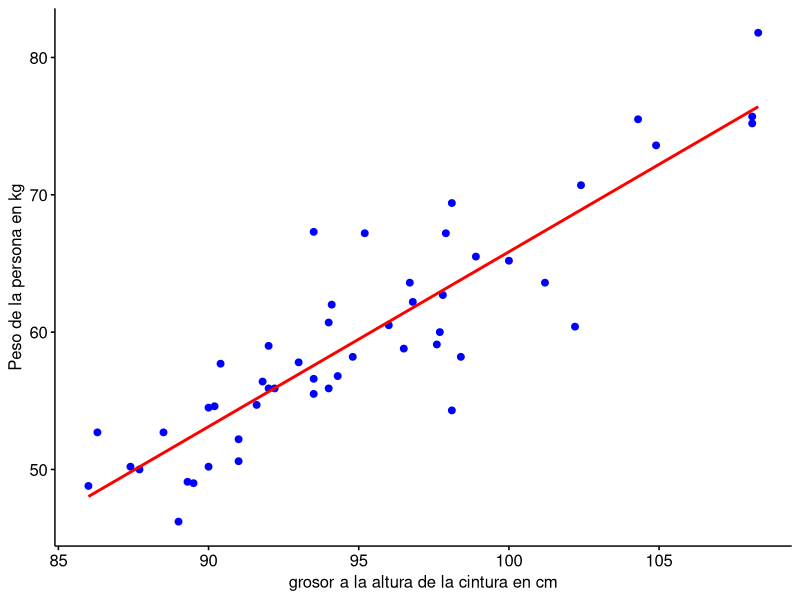
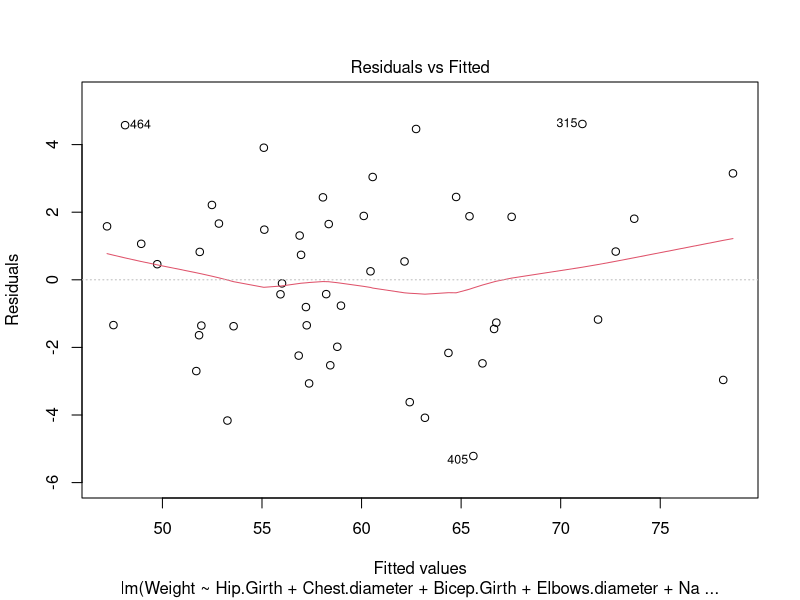
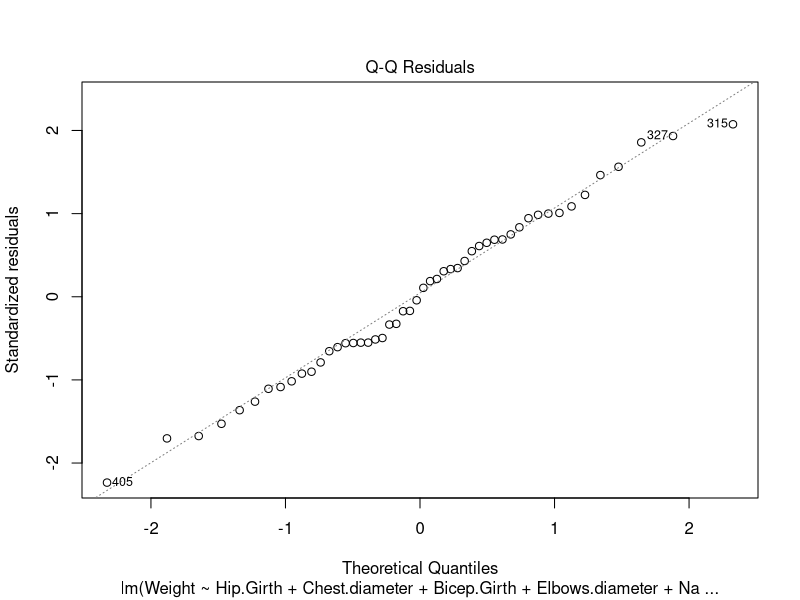
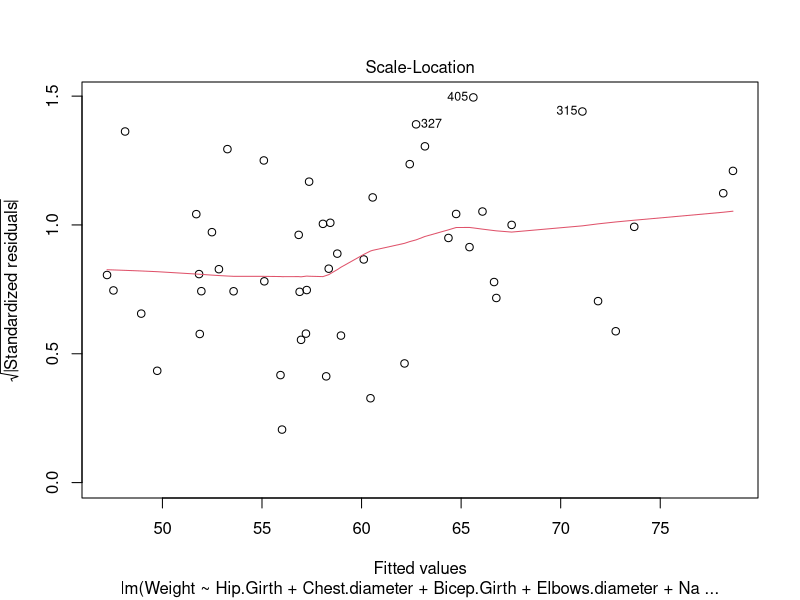
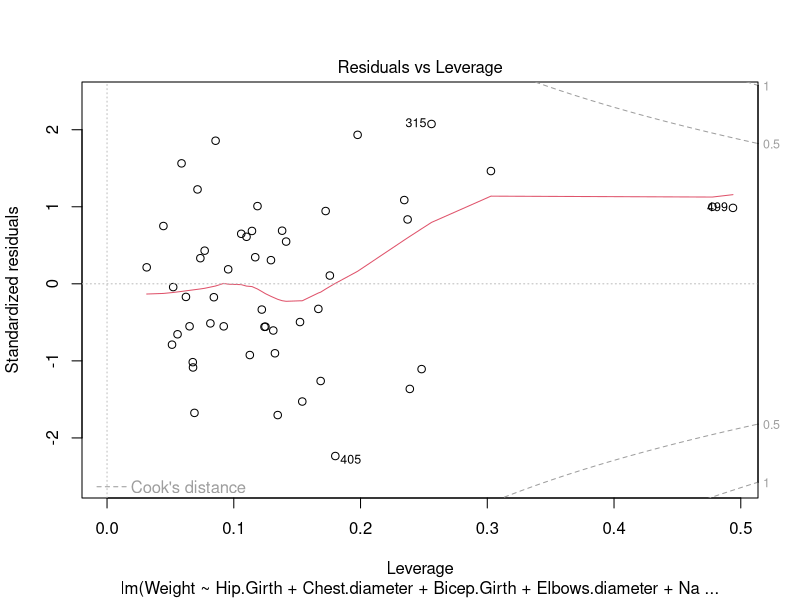

Write R code to recreate these figures, in order.
## ---- chunk 1
knitr::opts_chunk$set(echo = TRUE)
library(dplyr)
library(tidyverse)
library(ggpubr)
library(caret)
## ---- chunk 2


datos <- read.csv2("EP09 Datos.csv", sep = ";")

## ---- chunk 3
set.seed(2122)
## ---- chunk 4
datos_m <- datos[datos$Gender == 0, ]
muestra_m = datos_m[sample(1:nrow(datos_m), size = 50),]
head(muestra_m)
## ---- chunk 5
num_columnas = 8
predictores_a <- sample(names(muestra_m), num_columnas)
print(predictores_a)

## ---- chunk 6

# Primero obtenemos el nombre de todos los predictores que no sean los 8 seleccionados
predictores_completo <- names(muestra_m)
resto_predictores <- setdiff(predictores_completo, predictores_a)


getCor <- function(predictores, data){
  for (i in predictores) {
    cor_test <- cor.test(data$Weight, data[[i]], method = "pearson")
    cat("Coeficiente de correlación para", i, ":", cor_test$estimate, "\n")
  }
}

getCor(resto_predictores, muestra_m)
## ---- chunk 7
# Paso 1: Justificar elección de la variable Waist.Girth
coef <- cor.test(muestra_m$Weight, muestra_m$Hip.Girth, method = "pearson")
cat("Coeficiente de correlación:", coef$estimate)
## ---- chunk 8
# Paso 2: realización del modelo lineal entre ambas variables
modelo <- lm(Weight ~ Hip.Girth, data = muestra_m)
summary(modelo)
## ---- chunk 9
# Paso 3: Gráfico del modelo

# Graficar el modelo 
p <- ggscatter(muestra_m, x = "Hip.Girth", y = "Weight", color = "blue", fill = "orange" ,xlab = "grosor a la altura de la cintura en cm" , ylab = "Peso de la persona en kg",
               xticks.by = 5)

p <- p + geom_smooth(method = lm, se = FALSE, colour = "red" )
print(p)
## ---- chunk 10
# A continuación se evaluará manualmente los predictores y se agregarán al modelo en caso de que corresponda


# Creamos una data frame con los datos de los 8 predictores aleatorios, la variable de respuesta y el predictor "Hip.Girth" seleccionado previamente
predictores_seleccionados <- select(muestra_m, one_of(predictores_a))
predictores_seleccionados$Weight <- muestra_m$Weight
predictores_seleccionados$Hip.Girth <- muestra_m$Hip.Girth


# El modelo incial en este caso ya considera la variable predictora Hip.Girth.
modelo_inicial <- modelo
#summary(modelo_inicial)

# Ajustamos el modelo completo.
modelo_completo <- lm(muestra_m$Weight ~ ., data = predictores_seleccionados)

#summary(modelo_completo)

# Evaluamos las variables para incorporar
print(add1(modelo_inicial, scope = modelo_completo))

# Seleccionamos la variable con menor AIC -> En este caso Chest.diameter
modelo_final  <- update(modelo_inicial, . ~ . + Chest.diameter)

# Analizamos cual es mejor, y así poder seguir agregando predictores
print(anova(modelo_inicial, modelo_final))
# Gracias al resultado anterior (p-value < 0.05) se puede concluir que el modelo al cual se le agregó un predictor es mejor que el anterior. Por lo tanto podemos seguir agregando predictores

# Evaluamos las variables para incorporar
print(add1(modelo_final, scope = modelo_completo))

# Seleccionamos la variable con menor AIC -> En este caso Bicep.Girth
modelo_final  <- update(modelo_final, . ~ . + Bicep.Girth)

print(anova(modelo_inicial, modelo_final))
# Gracias al resultado anterior (p-value < 0.05) se puede concluir que el modelo al cual se le agregó un predictor es mejor que el anterior. Por lo tanto podemos seguir agregando predictores

# Evaluamos las variables para incorporar
print(add1(modelo_final, scope = modelo_completo))

# Seleccionamos la variable con menor AIC -> En este caso Elbows.diameter
modelo_final  <- update(modelo_final, . ~ . + Elbows.diameter)

print(anova(modelo_inicial, modelo_final))
# Gracias al resultado anterior (p-value < 0.05) se puede concluir que el modelo al cual se le agregó un predictor es mejor que el anterior. Por lo tanto podemos seguir agregando predictores

# Evaluamos las variables para incorporar
print(add1(modelo_final, scope = modelo_completo))

# Seleccionamos la variable con menor AIC -> En este caso Navel.Girth
modelo_final  <- update(modelo_final, . ~ . + Navel.Girth)

print(anova(modelo_inicial, modelo_final))
# Gracias al resultado anterior (p-value < 0.05) se puede concluir que el modelo al cual se le agregó un predictor es mejor que el anterior. Por lo tanto podemos seguir agregando predictores

# Evaluamos las variables para incorporar
print(add1(modelo_final, scope = modelo_completo))

# Seleccionamos la variable con menor AIC -> En este caso Knees.diameter
modelo_final  <- update(modelo_final, . ~ . + Knees.diameter)

print(anova(modelo_inicial, modelo_final))
## ---- chunk 11
# Evaluación modelo de regresión multiple obtenida previamente

plot(modelo_final)

predictores <- names(coef(modelo_final))[-1]
datos_p <- muestra_m[, c(predictores, "Weight")]

resultados <- data.frame(respuesta_predicha = fitted(modelo_final))

resultados[["residuos_estandarizados"]] <- rstandard(modelo_final)
resultados[["residuos_estudiantizados"]] <- rstudent(modelo_final)
resultados[["distancia_Cook"]] <- cooks.distance(modelo_final)
resultados[["dfBeta"]] <- dfbeta(modelo_final)
resultados[["dffit"]] <- dffits(modelo_final)
resultados[["apalancamiento"]] <- hatvalues(modelo_final)
resultados[["covratio"]] <- covratio(modelo_final)

cat("Identificación de valores atípicos: \n")

# Buscamos las observciones con residuos estandarizados fuera del 95% esperado
sospechoso1 <- which(abs(resultados[["residuos_estandarizados"]]) > 1.96)
cat("- Residuos estandarizados fuera del 95% esperado: ", sospechoso1, "\n")

# Buscamos observaciones con distancia de Cook mayor a 1
sospechoso2 <- which(resultados[["distancia_cook"]] > 1)
cat("- Residuos con una distancia de Cook alta:", sospechoso2, "\n")

# Buscamos observaciones con apalancamiento mayor igual al doble del apalacamiento promedio
apal_medio <- (ncol(datos_p) + 1) / nrow(datos_p)
sospechoso3 <- which(resultados[["apalancamiento"]] > 2 * apal_medio)
cat("- Residuos con apalancamiento fuera del rango: ", sospechoso3, "\n")

sospechoso4 <- which(apply(resultados[["dfBeta"]] >= 1, 1, any))
names(sospechoso4) <- NULL
cat("- Residuos con DFBeta >= 1:", sospechoso4, "\n")

# Buscamos observaciones con razón de covarianza fuera de rango
inferior <- 1 - 3 * apal_medio
superior <- 1 + 3 * apal_medio
sospechoso5 <- which(resultados[["covratio"]] < inferior | resultados[["covratio"]] > superior)
cat("- Residuos con razón de covarianza fuera de rango: ", sospechoso5, "\n")

# Resumen de valores sospechosos

sospechosos <- c(sospechoso1, sospechoso2, sospechoso3, sospechoso4, sospechoso5)

sospechosos <- sort(unique(sospechosos))

cat("\nResumen de valores sospechosos: \n")
cat("Apalancamiento promedio: ", apal_medio, "\n")
cat("Intervalo razón de covarianza: [", inferior, "; ", superior, "]\n\n", sep = "")

print(round(resultados[sospechosos, c("distancia_Cook", "apalancamiento", "covratio")], 3))
## ---- chunk 12

# Como conjunto de datos se utilizará los obtenidos en el paso anterior. (datos_p)

n <- nrow(datos_p)
n_entrenamiento <- floor(0.7 * n)

muestra <- sample.int(n = n, size = n_entrenamiento, replace = FALSE)
entrenamiento <- datos_p[muestra, ]
prueba <- datos_p[-muestra, ]

modelo_vc <- train(Weight ~ Hip.Girth + Knees.diameter + Bicep.Girth + Chest.diameter + Elbows.diameter + Navel.Girth, data = entrenamiento, method = "lm",
                   trControl = trainControl(method = "cv", number = 5))

summary(modelo_vc)

predic_entrenamiento <- predict(modelo_vc, entrenamiento)
error_entrenamiento <- entrenamiento[["Weight"]] - predic_entrenamiento
mse_entrenamiento <- mean(error_entrenamiento ** 2)
cat("MSE para el conjunto de entrenamiento: ", mse_entrenamiento, "\n")


predic_prueba <- predict(modelo_vc, prueba)
error_prueba <- prueba[["Weight"]] - predic_prueba
mse_prueba <- mean(error_prueba ** 2)
cat("MSE para el conjunto de prueba: ", mse_prueba, "\n")

